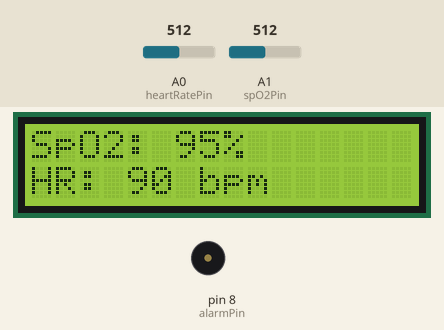
The sketch below on a simulated Arduino Uno, built with avr-gcc and run on an emulated ATmega328P. Parts: 16×2 character LCD, buzzer (waves = sounding). The test bench sets the inputs (shaded band); at power-on: A0 (heartRatePin) = 512, A1 (spO2Pin) = 512.

Above: at 3.2 s.
3.3 s: A0 (heartRatePin) set to 687
At 4.8 s:
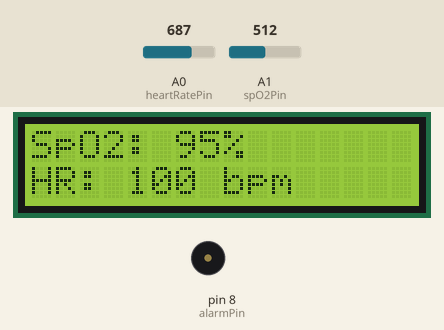
5.1 s: A0 (heartRatePin) set to 714
At 5.48 s:
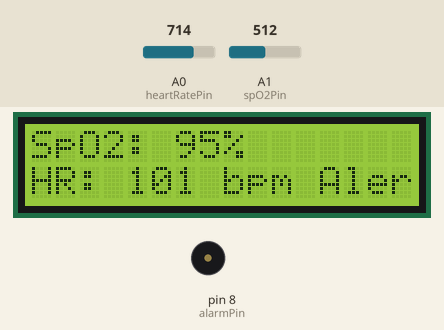
7.3 s: A1 (spO2Pin) set to 490
At 7.73 s:
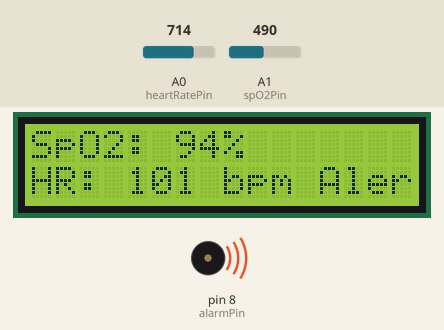
9.1 s: A1 (spO2Pin) set to 306
At 9.49 s:
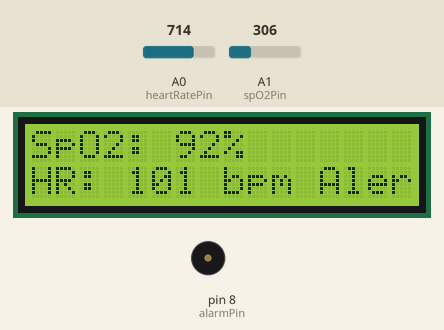
10.6 s: A1 (spO2Pin) set to 122
At 10.99 s:
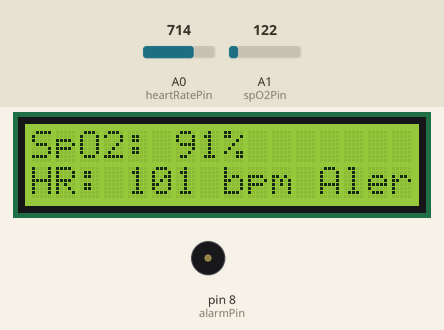
12.1 s: A0 (heartRatePin) set to 900
At 12.49 s:
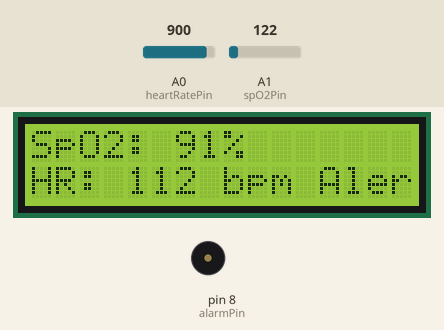
Timing chart, 0 to 14.6 s (numbered marks = the images above; inputs shaded):
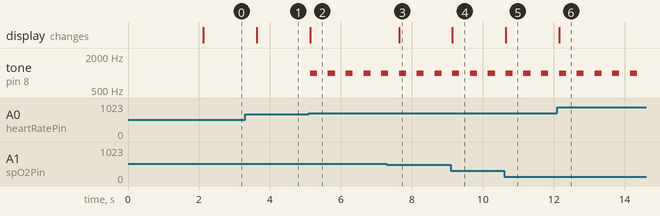

Measured:
- the behaviour switches between 699 and 700 on A0 (heartRatePin) (found by bisection; images 1 and 2)
- after the input at 3.3 s, the display: changes after 0.33 s (image 1)
- after the input at 5.1 s, tone on pin 8 (alarmPin): alternates 1000 Hz for 0.20 s and silent for 0.30 s, starting at once; the display: changes at once (image 2)
- after the input at 7.3 s, the display: changes after 0.34 s (image 3)
- after the input at 9.1 s, the display: changes at once (image 4)
- after the input at 10.6 s, the display: changes after 0.05 s (image 5)
- after the input at 12.1 s, the display: changes after 0.05 s (image 6)

The sketch:

HEARTBEAT_MONITOR.ino
```cpp
#include <Wire.h>
#include <LiquidCrystal_I2C.h>
#include <SoftwareSerial.h>

// Initialize the LCD with the I2C address 0x27 and dimensions (16x2)
LiquidCrystal_I2C lcd(0x27, 16, 2);

// SoftwareSerial for GSM module (pins 3 and 4)
SoftwareSerial gsmSerial(2, 3);

// Define pins for the buzzer and heartbeat sensors
const int alarmPin = 8; // Buzzer
const int heartRatePin = A0; // Heartbeat sensor 1
const int spO2Pin = A1; // Heartbeat sensor 2 (simulated SpO2)

// Timing variables
unsigned long lastUpdate = 0;
unsigned long lastAlertTime = 0;

// Alert thresholds and debounce time
const int heartRateThreshold = 100;
const unsigned long alertInterval = 60000; // 60 seconds between alerts

// Variables to store sensor readings
int heartRateValue = 0;
int spO2Value = 0;

void setup() {
  Serial.begin(9600);
  gsmSerial.begin(9600);

  lcd.init(); // Initialize the LCD
  lcd.backlight(); // Turn on the backlight

  lcd.setCursor(0, 0);
  lcd.print("SpO2 & HR Monitor");
  lcd.setCursor(0, 1);
  lcd.print("Initializing...");
  delay(2000); // Display the initializing message for 2 seconds

  lcd.clear(); // Clear the LCD screen

  pinMode(alarmPin, OUTPUT); // Set the alarm pin as output

  // Simulated setup for heartbeat sensors
  pinMode(heartRatePin, INPUT);
  pinMode(spO2Pin, INPUT);
}

void loop() {
  // Read analog values from the sensors
  heartRateValue = analogRead(heartRatePin);
  spO2Value = analogRead(spO2Pin);

  // Convert sensor values to usable data
  int heartRate = map(heartRateValue, 0, 1023, 60, 120); // Map to a typical heart rate range
  int spO2 = map(spO2Value, 0, 1023, 90, 100); // Map to a typical SpO2 range

  if (millis() - lastUpdate > 500) { // Update every 500 ms
    lastUpdate = millis();

    lcd.setCursor(0, 0);
    lcd.print("SpO2: ");
    lcd.print(spO2);
    lcd.print("%   "); // Add spaces to ensure the display is cleared properly

    lcd.setCursor(0, 1);
    lcd.print("HR: ");
    lcd.print(heartRate);
    lcd.print(" bpm "); // Add spaces to ensure the display is cleared properly

    if (heartRate > heartRateThreshold) {
      lcd.print("Alert!");
      soundAlarm();

      // Send an SMS alert only if enough time has passed since the last alert
      if (millis() - lastAlertTime > alertInterval) {
        sendSMSAlert();
        lastAlertTime = millis();
      }
    } else {
      noTone(alarmPin); // Stop the alarm sound
    }
  }
}

void soundAlarm() {
  tone(alarmPin, 1000); // Sound the alarm (buzzer) at 1000 Hz
  delay(200); // Shorter alarm duration to reduce delay impact
  noTone(alarmPin); // Stop the alarm sound
}

void sendSMSAlert() {
  gsmSerial.println("AT+CMGF=1"); // Set SMS mode to text
  delay(100);
  gsmSerial.println("AT+CMGS=\"+1234567890\""); // Replace with your recipient's phone number
  delay(100);
  gsmSerial.print("Heart rate alert! HR is above 100 bpm."); // SMS message content
  delay(100);
  gsmSerial.println((char)26); // End SMS with Ctrl+Z
  delay(1000); // SMS sending time
}
```
